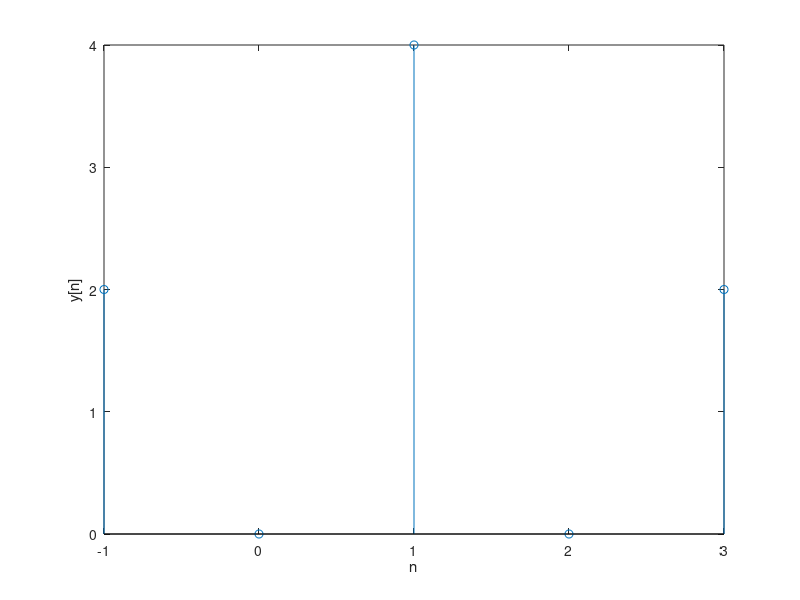
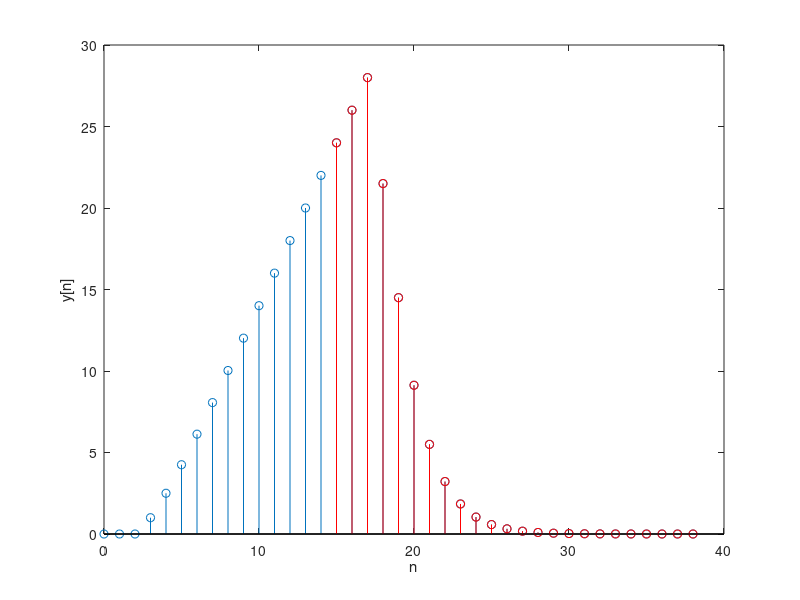

Write the MATLAB code that produced these figures, in order.
% Part2.m
% Author: Charles Yang
% Signal&System 2.7(a)(b)(c)(d)(e)
%% (a)(b)
nh = -1:1;
h = [2 0 2];
nx = [0 1 2];
x = [1 0 1];
y = conv(h,x);
ny = -1:3;
figure;
stem(ny,y);xlabel('n');ylabel('y[n]');
%% (c)
nx = 0:24;
nh = 0:14;
for i=1:length(nx)
    if nx(i)-2 > 0
        u = nx(i)-2;
    else
        u = 0;
    end
    x(i)=(1/2)^(nx(i)-2)*u;
end
if nh+2 > 0
    h = nh+2;
else
    h = 0;
end
y=conv(h,x);
ny=[0:38];
figure;
stem(ny,y);xlabel('n');ylabel('y[n]');
hold on;
stem(ny(16:length(ny)),y(16:length(y)),'r');

%% (c)
